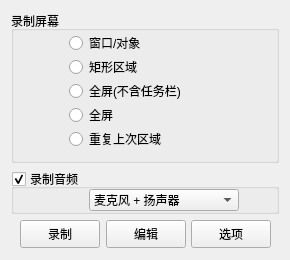
<?xml version="1.0" encoding="UTF-8"?>
<ui version="4.0">
 <class>FSCapture</class>
 <widget class="QWidget" name="FSCapture">
  <property name="geometry">
   <rect>
    <x>0</x>
    <y>0</y>
    <width>290</width>
    <height>260</height>
   </rect>
  </property>
  <property name="minimumSize">
   <size>
    <width>290</width>
    <height>260</height>
   </size>
  </property>
  <property name="maximumSize">
   <size>
    <width>290</width>
    <height>260</height>
   </size>
  </property>
  <property name="windowTitle">
   <string>FSCapture</string>
  </property>
  <layout class="QVBoxLayout" name="verticalLayout">
   <item>
    <widget class="QGroupBox" name="groupBox">
     <property name="title">
      <string>录制屏幕</string>
     </property>
     <layout class="QVBoxLayout" name="verticalLayout_2">
      <property name="spacing">
       <number>0</number>
      </property>
      <property name="leftMargin">
       <number>55</number>
      </property>
      <property name="topMargin">
       <number>0</number>
      </property>
      <item>
       <widget class="QRadioButton" name="radioButton_2">
        <property name="text">
         <string>窗口/对象</string>
        </property>
        <property name="icon">
         <iconset theme="accessories-dictionary"/>
        </property>
       </widget>
      </item>
      <item>
       <widget class="QRadioButton" name="radioButton_3">
        <property name="text">
         <string>矩形区域</string>
        </property>
       </widget>
      </item>
      <item>
       <widget class="QRadioButton" name="radioButton">
        <property name="text">
         <string>全屏(不含任务栏)</string>
        </property>
       </widget>
      </item>
      <item>
       <widget class="QRadioButton" name="radioButton_6">
        <property name="text">
         <string>全屏</string>
        </property>
       </widget>
      </item>
      <item>
       <widget class="QRadioButton" name="radioButton_5">
        <property name="text">
         <string>重复上次区域</string>
        </property>
       </widget>
      </item>
     </layout>
    </widget>
   </item>
   <item>
    <widget class="QGroupBox" name="groupBox_2">
     <property name="title">
      <string>录制音频</string>
     </property>
     <property name="checkable">
      <bool>true</bool>
     </property>
     <layout class="QHBoxLayout" name="horizontalLayout">
      <property name="spacing">
       <number>8</number>
      </property>
      <property name="leftMargin">
       <number>9</number>
      </property>
      <property name="topMargin">
       <number>0</number>
      </property>
      <property name="rightMargin">
       <number>9</number>
      </property>
      <property name="bottomMargin">
       <number>0</number>
      </property>
      <item>
       <spacer name="horizontalSpacer">
        <property name="orientation">
         <enum>Qt::Horizontal</enum>
        </property>
        <property name="sizeHint" stdset="0">
         <size>
          <width>56</width>
          <height>20</height>
         </size>
        </property>
       </spacer>
      </item>
      <item>
       <widget class="QComboBox" name="comboBox">
        <property name="minimumSize">
         <size>
          <width>150</width>
          <height>0</height>
         </size>
        </property>
        <property name="maximumSize">
         <size>
          <width>150</width>
          <height>16777215</height>
         </size>
        </property>
        <item>
         <property name="text">
          <string>麦克风 + 扬声器</string>
         </property>
        </item>
        <item>
         <property name="text">
          <string>麦克风</string>
         </property>
        </item>
        <item>
         <property name="text">
          <string>扬声器(您所听到的)</string>
         </property>
        </item>
       </widget>
      </item>
      <item>
       <widget class="QPushButton" name="pushButton">
        <property name="minimumSize">
         <size>
          <width>20</width>
          <height>20</height>
         </size>
        </property>
        <property name="maximumSize">
         <size>
          <width>20</width>
          <height>20</height>
         </size>
        </property>
        <property name="icon">
         <iconset>
          <normaloff>C:/Users/14282/Pictures/my love Pictures/ec2e2d666ed248179f6cbc7dca1498ba.jpg</normaloff>C:/Users/14282/Pictures/my love Pictures/ec2e2d666ed248179f6cbc7dca1498ba.jpg</iconset>
        </property>
        <property name="flat">
         <bool>true</bool>
        </property>
       </widget>
      </item>
     </layout>
    </widget>
   </item>
   <item>
    <widget class="QWidget" name="widget" native="true">
     <layout class="QHBoxLayout" name="horizontalLayout_3">
      <property name="topMargin">
       <number>0</number>
      </property>
      <property name="bottomMargin">
       <number>0</number>
      </property>
      <item>
       <widget class="QPushButton" name="recordBtn">
        <property name="minimumSize">
         <size>
          <width>80</width>
          <height>28</height>
         </size>
        </property>
        <property name="maximumSize">
         <size>
          <width>80</width>
          <height>28</height>
         </size>
        </property>
        <property name="text">
         <string>录制</string>
        </property>
       </widget>
      </item>
      <item>
       <widget class="QPushButton" name="editBtn">
        <property name="minimumSize">
         <size>
          <width>80</width>
          <height>28</height>
         </size>
        </property>
        <property name="maximumSize">
         <size>
          <width>80</width>
          <height>28</height>
         </size>
        </property>
        <property name="text">
         <string>编辑</string>
        </property>
       </widget>
      </item>
      <item>
       <widget class="QPushButton" name="optionBtn">
        <property name="minimumSize">
         <size>
          <width>80</width>
          <height>28</height>
         </size>
        </property>
        <property name="maximumSize">
         <size>
          <width>80</width>
          <height>28</height>
         </size>
        </property>
        <property name="text">
         <string>选项</string>
        </property>
       </widget>
      </item>
     </layout>
    </widget>
   </item>
   <item>
    <layout class="QHBoxLayout" name="horizontalLayout_2"/>
   </item>
  </layout>
 </widget>
 <resources/>
 <connections/>
</ui>
